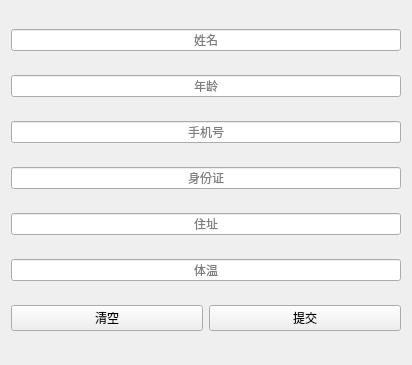
<?xml version="1.0" encoding="UTF-8"?>
<ui version="4.0">
 <class>MainWindow</class>
 <widget class="QWidget" name="MainWindow">
  <property name="geometry">
   <rect>
    <x>0</x>
    <y>0</y>
    <width>412</width>
    <height>365</height>
   </rect>
  </property>
  <property name="windowTitle">
   <string>Form</string>
  </property>
  <layout class="QGridLayout" name="gridLayout">
   <item row="2" column="0" colspan="4">
    <widget class="QLineEdit" name="phone">
     <property name="alignment">
      <set>Qt::AlignCenter</set>
     </property>
     <property name="placeholderText">
      <string>手机号</string>
     </property>
    </widget>
   </item>
   <item row="5" column="0" colspan="4">
    <widget class="QLineEdit" name="temp">
     <property name="alignment">
      <set>Qt::AlignCenter</set>
     </property>
     <property name="placeholderText">
      <string>体温</string>
     </property>
    </widget>
   </item>
   <item row="7" column="0" colspan="2">
    <widget class="QPushButton" name="btn_clear">
     <property name="text">
      <string>清空</string>
     </property>
    </widget>
   </item>
   <item row="7" column="2" colspan="2">
    <widget class="QPushButton" name="btn_comit">
     <property name="text">
      <string>提交</string>
     </property>
    </widget>
   </item>
   <item row="4" column="0" colspan="4">
    <widget class="QLineEdit" name="addr">
     <property name="alignment">
      <set>Qt::AlignCenter</set>
     </property>
     <property name="placeholderText">
      <string>住址</string>
     </property>
    </widget>
   </item>
   <item row="3" column="0" colspan="4">
    <widget class="QLineEdit" name="id">
     <property name="alignment">
      <set>Qt::AlignCenter</set>
     </property>
     <property name="placeholderText">
      <string>身份证</string>
     </property>
    </widget>
   </item>
   <item row="1" column="0" colspan="4">
    <widget class="QLineEdit" name="age">
     <property name="alignment">
      <set>Qt::AlignCenter</set>
     </property>
     <property name="placeholderText">
      <string>年龄</string>
     </property>
    </widget>
   </item>
   <item row="0" column="0" colspan="4">
    <widget class="QLineEdit" name="name">
     <property name="alignment">
      <set>Qt::AlignCenter</set>
     </property>
     <property name="placeholderText">
      <string>姓名</string>
     </property>
    </widget>
   </item>
  </layout>
 </widget>
 <tabstops>
  <tabstop>name</tabstop>
  <tabstop>age</tabstop>
  <tabstop>phone</tabstop>
  <tabstop>id</tabstop>
  <tabstop>addr</tabstop>
  <tabstop>temp</tabstop>
  <tabstop>btn_clear</tabstop>
  <tabstop>btn_comit</tabstop>
 </tabstops>
 <resources/>
 <connections/>
</ui>
